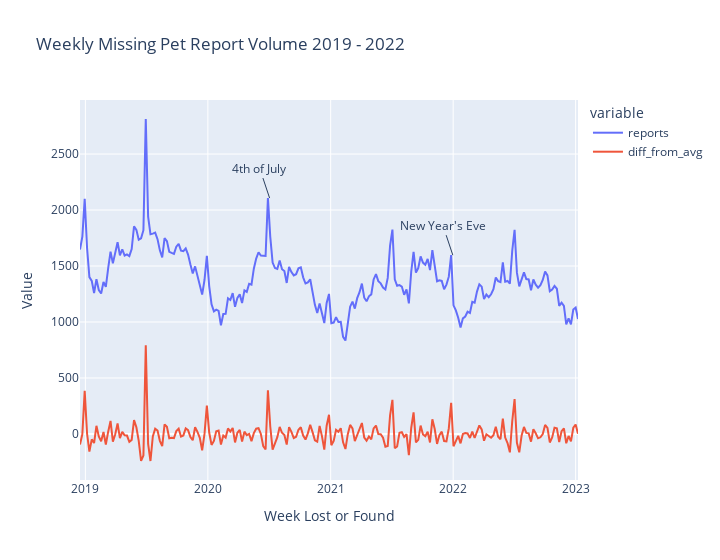

Notebook source saved alongside this figure:
### Code cell
weekly_data = duckdb.query('''
  select
    w.week,
    w.reports,
    w.rolling_avg,
    w.reports - w.rolling_avg as diff_from_avg,
    w.reports / w.rolling_avg as percent_of_avg,
    case when f.is_event = 1 then 'Event' else 'No Event' end as is_event,
    coalesce(f.event, '') as event
  from weekly_report_counts_us w
  left join firework_event_weeks f
    on f.week = w.week
  where w.reports - w.rolling_avg is not null
  order by w.week asc
''').df()
weekly_report_fig = px.line(weekly_data,
  x='week',
  y=['reports', 'diff_from_avg'],
  title='Weekly Missing Pet Report Volume 2019 - 2022',
  width=720,
  labels={
    'value': 'Value',
    'week': 'Week Lost or Found'
  }
)

weekly_report_fig.add_annotation(
  x='2021-12-31',
  y='1597',
  text='New Year\'s Eve'
)
weekly_report_fig.add_annotation(
  x='2020-07-03',
  y='2107',
  text='4th of July'
)
weekly_report_fig.show()

### Figure 1 — Plotly figure (JSON) as saved in the notebook; plotly's stock layout.template omitted (floating-point values rounded to 4 significant figures; data arrays with more than 128 entries replaced by an {"elided": "..."} marker saying what was removed)
{"data": [{"hovertemplate": "variable=reports<br>Week Lost or Found=%{x}<br>Value=%{y}<extra></extra>", "legendgroup": "reports", "line": {"color": "#636efa", "dash": "solid"}, "marker": {"symbol": "circle"}, "mode": "lines", "name": "reports", "orientation": "v", "showlegend": true, "type": "scatter", "x": {"elided": "213 str values"}, "xaxis": "x", "y": {"elided": "213 int values"}, "yaxis": "y"}, {"hovertemplate": "variable=diff_from_avg<br>Week Lost or Found=%{x}<br>Value=%{y}<extra></extra>", "legendgroup": "diff_from_avg", "line": {"color": "#EF553B", "dash": "solid"}, "marker": {"symbol": "circle"}, "mode": "lines", "name": "diff_from_avg", "orientation": "v", "showlegend": true, "type": "scatter", "x": {"elided": "213 str values"}, "xaxis": "x", "y": {"elided": "213 float values"}, "yaxis": "y"}], "layout": {"annotations": [{"text": "New Year's Eve", "x": "2021-12-31", "y": "1597"}, {"text": "4th of July", "x": "2020-07-03", "y": "2107"}], "legend": {"title": {"text": "variable"}, "tracegroupgap": 0}, "title": {"text": "Weekly Missing Pet Report Volume 2019 - 2022"}, "width": 720, "xaxis": {"anchor": "y", "domain": [0, 1], "title": {"text": "Week Lost or Found"}}, "yaxis": {"anchor": "x", "domain": [0, 1], "title": {"text": "Value"}}}}
